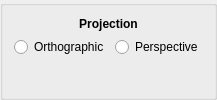
         <widget class="QGroupBox" name="groupBox">
          <property name="sizePolicy">
           <sizepolicy hsizetype="Fixed" vsizetype="Fixed">
            <horstretch>0</horstretch>
            <verstretch>0</verstretch>
           </sizepolicy>
          </property>
          <property name="maximumSize">
           <size>
            <width>300</width>
            <height>100</height>
           </size>
          </property>
          <property name="title">
           <string/>
          </property>
          <layout class="QFormLayout" name="formLayout">
           <item row="0" column="0">
            <layout class="QVBoxLayout" name="verticalLayout_6">
             <item>
              <widget class="QLabel" name="Projection">
               <property name="sizePolicy">
                <sizepolicy hsizetype="Fixed" vsizetype="Preferred">
                 <horstretch>0</horstretch>
                 <verstretch>0</verstretch>
                </sizepolicy>
               </property>
               <property name="maximumSize">
                <size>
                 <width>250</width>
                 <height>20</height>
                </size>
               </property>
               <property name="font">
                <font>
                 <weight>75</weight>
                 <bold>true</bold>
                </font>
               </property>
               <property name="text">
                <string>Projection</string>
               </property>
               <property name="alignment">
                <set>Qt::AlignCenter</set>
               </property>
              </widget>
             </item>
             <item>
              <layout class="QHBoxLayout" name="horizontalLayout_2">
               <item>
                <widget class="QRadioButton" name="Ortho">
                 <property name="sizePolicy">
                  <sizepolicy hsizetype="Fixed" vsizetype="Fixed">
                   <horstretch>0</horstretch>
                   <verstretch>0</verstretch>
                  </sizepolicy>
                 </property>
                 <property name="maximumSize">
                  <size>
                   <width>120</width>
                   <height>30</height>
                  </size>
                 </property>
                 <property name="text">
                  <string>Orthographic</string>
                 </property>
                </widget>
               </item>
               <item>
                <widget class="QRadioButton" name="Perspective">
                 <property name="sizePolicy">
                  <sizepolicy hsizetype="Fixed" vsizetype="Fixed">
                   <horstretch>0</horstretch>
                   <verstretch>0</verstretch>
                  </sizepolicy>
                 </property>
                 <property name="maximumSize">
                  <size>
                   <width>120</width>
                   <height>30</height>
                  </size>
                 </property>
                 <property name="text">
                  <string>Perspective</string>
                 </property>
                </widget>
               </item>
              </layout>
             </item>
            </layout>
           </item>
          </layout>
         </widget>
